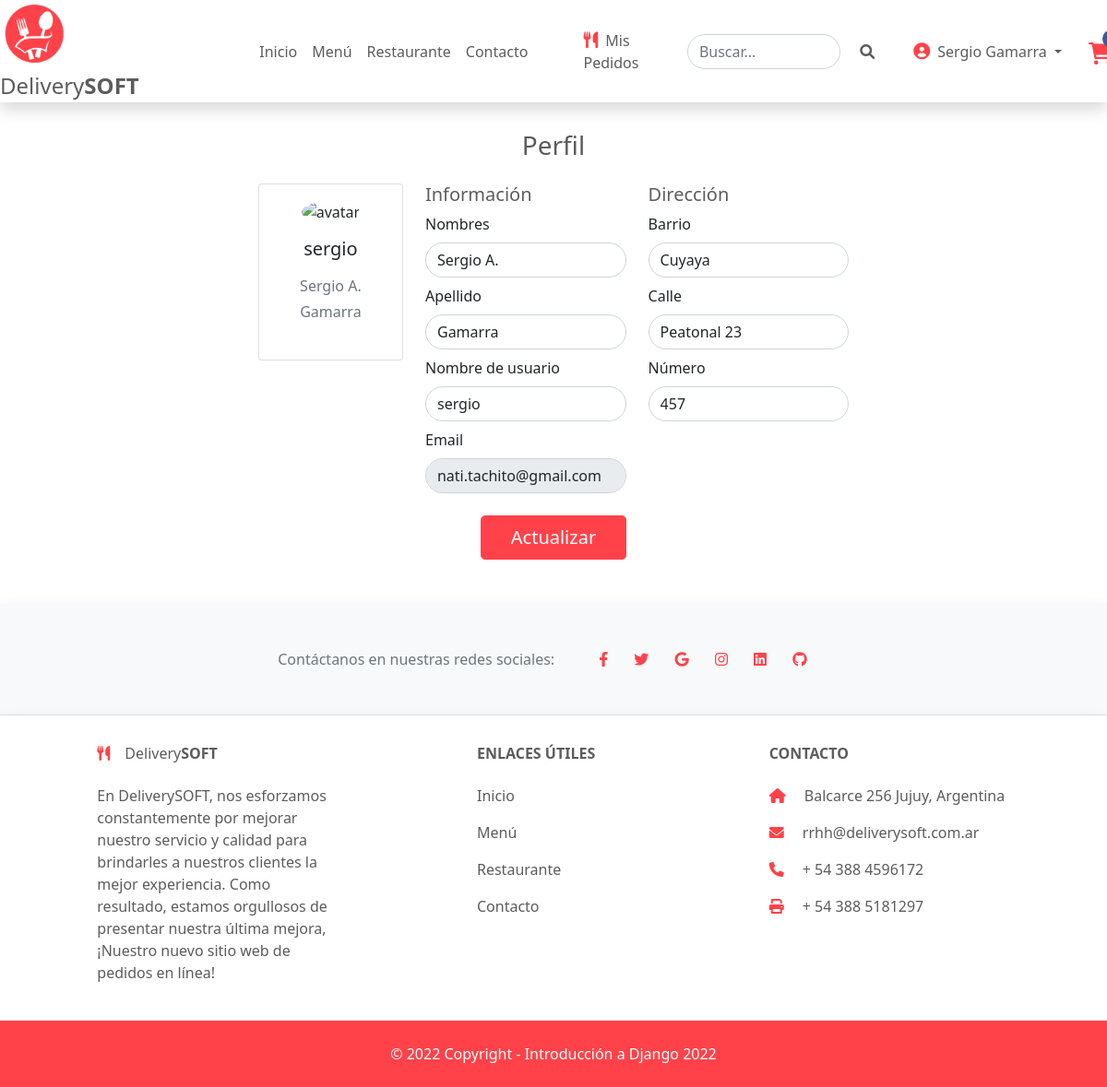
The app's page /auth/perfil/4 (signed in) with its own data.
### user/models.py (models this page shows)
class User(AbstractUser):
    barrio = models.CharField(max_length=50, null=True, default="")
    calle = models.CharField(max_length=50, null=True, default="")
    numero = models.IntegerField(null=True, default=0)
    is_admin = models.BooleanField(null=False, default=False)

### user/views.py (the view)
# urls.py: path("perfil/<int:idUser>", login_required(views.perfil_view), name="perfil"),
def perfil_view(request, idUser):
    client = User.objects.filter(id=idUser).first()
    return render(request, "perfil.html", {
        "client": client
    })

### templates/perfil.html (shortened to what this page needs)
{% extends "base.html" %}
{% block main %}
    <div class="d-flex flex-column align-items-center m-3" >
        {% if user.id == client.id %}
            <h3 class="mx-3 title">Mi Perfil</h3>
        {% else %}
            <h3 class="mx-3 title">Perfil</h3>
        {% endif %}
    </div>
    <div class="d-flex flex-column align-items-center m-3" >
        <form method="POST" action="/auth/edit/{{client.id}}" style="width: 60%;">
            <div class="row justify-content-center">
                <div class="col-3">
                    <div class="card">
                        <div class="card-body text-center">
                            <img src="https://mdbcdn.b-cdn.net/img/Photos/new-templates/bootstrap-chat/ava3.webp" alt="avatar"
                                class="rounded-circle img-fluid" style="width: 150px;">
                            <h5 class="my-3">{{client.username}}</h5>
                            <p class="text-muted mb-1">{{client.first_name}}</p>
                            <p class="text-muted mb-4">{{client.last_name}}</p>
                        </div>
                    </div>
                </div>
                <div class="col-4">
                    <h5 class="title">Información</h5>
                    <div class="mb-2">
                        <label for="exampleInputEmail1" class="form-label">Nombres</label>
                        <input type="text" class="form-control rounded-pill" name="first_name" value="{{client.first_name}}" required>
                    </div>
                    <div class="mb-2">
                        <label for="exampleInputEmail1" class="form-label">Apellido</label>
                        <input type="text" class="form-control rounded-pill" name="last_name" value="{{client.last_name}}" required>
                    </div>
                    <div class="mb-2">
                        <label for="exampleInputEmail1" class="form-label">Nombre de usuario</label>
                        <input type="text" class="form-control rounded-pill" name="username" value="{{client.username}}" required>
                    </div>
                    <div class="mb-4">
                        <label for="exampleInputEmail1" class="form-label">Email</label>
                        <input type="email" class="form-control rounded-pill" name="email" value="{{client.email}}" readonly="readonly">
                    </div>
                </div>
                <div class="col-4">
                    <h5 class="title">Dirección</h5>
                    <div class="mb-2">
                        <label for="exampleInputEmail1" class="form-label">Barrio</label>
                        <input type="text" class="form-control rounded-pill" name="barrio" value="{{client.barrio}}">
                    </div>
                    <div class="mb-2">
                        <label for="exampleInputEmail1" class="form-label">Calle</label>
                        <input type="text" class="form-control rounded-pill" name="calle" value="{{client.calle}}">
                    </div>
                    <div class="mb-2">
                        <label for="exampleInputEmail1" class="form-label">Número</label>
                        <input type="number" class="form-control rounded-pill" name="numero" value="{{client.numero}}">
                    </div>
                </div>
            </div>
            <div class="row justify-content-center">
                <div class="col-3">
                    <button class="btn btn-block btn-lg login_button" style="background-color: #FF4249; color: #fff; border: 1px solid #FF4249">Actualizar</button>
                </div>
            </div>
        </form>
    </div>
{% endblock %}

### templates/components/navbar.html (shortened to what this page needs)
{% load static %}
<nav class="navbar shadow p-0 mb-3 bg-body">
    <div class="navbar__search">
        <a class="link_logo" href="/"><img class="logo" src="{% static 'img/logo.png' %}" alt=""> Delivery<b>SOFT</b></a>
        {% if user.is_authenticated %}
            {% if user.is_admin %}
                <div class="navbar__links" style="width: 50%;">
                    <ul class="links">
                        <li><a class="link" href="/pedidos"><i class="fa-solid fa-map-location-dot icon_user"></i>Pedidos</a></li>
                        <li><a class="link" href="/products"><i class="fa-solid fa-burger icon_user"></i>Productos</a></li>
                        <li><a class="link" href="/auth/clients"><i class="fa-solid fa-user icon_user"></i>Clientes</a></li>
                    </ul>
                </div>
                <div class="btn-group">
                    <button type="button" class="login btn dropdown-toggle" data-bs-toggle="dropdown" aria-expanded="false" style="background-color: #FFF; color: #5c5c5c;">
                        <i class="fa-solid fa-circle-user icon_user"></i>{{ user.first_name }} {{ user.last_name }}
                    </button>
                    <ul class="dropdown-menu">
                        <li><a class="dropdown-item" href="/auth/perfil/{{user.id}}">Mi Perfil</a></li>
                        <li><a class="dropdown-item" href="#">Configuración</a></li>
                        <li><a class="dropdown-item" href="#">Ayuda</a></li>
                        <li><hr class="dropdown-divider"></li>
                        <li><a class="dropdown-item" href="/auth/logout">Cerrar sesión</a></li>
                    </ul>
                </div>
            {% else %}
                <div class="navbar__links">
                    <ul class="links">
                        <li><a class="link" href="/">Inicio</a></li>
                        <li><a class="link" href="/products/">Menú</a></li>
                        <li><a class="link" href="#">Restaurante</a></li>
                        <li><a class="link" href="#">Contacto</a></li>
                    </ul>
                </div>
                <a class="link" href="{% url 'mis_pedidos' %}"><i class="fa-solid fa-utensils icon_user"></i>Mis Pedidos</a>
                <form class="d-flex" role="search" action="/products/search" method="post">
                    <input name="search" class="form-control me-2 rounded-pill" type="search" placeholder="Buscar..." aria-label="Search">
                    <button class="search__form__button rounded-circle" type="submit"><i class="fa-solid fa-magnifying-glass"></i></button>
                </form>
                <div class="btn-group">
                    <button type="button" class="login btn dropdown-toggle" data-bs-toggle="dropdown" aria-expanded="false" style="background-color: #FFF; color: #5c5c5c;">
                        <i class="fa-solid fa-circle-user icon_user"></i>{{ user.first_name }} {{ user.last_name }}
                    </button>
                </div>
                <a href="/cart" style="text-decoration: none">
                    <i class="fa-solid fa-cart-shopping icon_cart" style="position: absolute;"></i>
                    <div class="rounded-circle d-flex align-items-center justify-content-center shadow-1-strong"
                        style="width: 20px; height: 20px; position: relative; left: 15px; bottom: 14px; background-color: #3b5998;">
                    </div>
                </a>
            {% endif %}
        {% endif %}
    </div>
</nav>

### static/css/base.css (style rules this page uses)
body { margin: 0; padding: 0; font-family: 'Montserrat', sans-serif; }
.navbar { display: flex; flex-direction: column; padding-bottom: 0; }
.navbar__search { display: flex; justify-content: center; background-color:white; align-items: center; gap: 1rem; width: 100%; }
.logo { width: 75px; padding: 5px; }
.link_logo { font-size: x-large; color: #5c5c5c; }
.link_logo:link, .link_logo:visited, .link_logo:hover, .link_logo:active { color: #5c5c5c; text-decoration: none; }
.navbar__links { display: flex; justify-content: space-evenly; color: #5c5c5c; padding: 1.5rem; margin: 0; width: 50%; }
.search__form__button { display: inline-block; font-weight: 400; line-height: 1.5; color: #212529; text-align: center; text-decoration: none; vertical-align: middle; cursor: pointer; -webkit-user-select: none; -moz-user-select: none; user-select: none; background-color: transparent; border: 1px solid transparent; padding: 0.375rem 0.75rem; font-size: 1rem; border-radius: 0.25rem; transition: color .15s ease-in-out, background-color .15s ease-in-out, border-color .15s ease-in-out, box-shadow .15s ease-in-out; color: #5c5c5c; }
.login { background-color:#FFF; color: #5c5c5c; text-decoration: none; padding: 0.5rem 0.75rem; border-radius: 0.25rem; }
.login_button { background-color: #FF4249; border: none; color: #FFF; }
.icon_cart { font-size:x-large; color: #FF4249; }
.icon_user { padding-right: 0.5rem; font-size: large; color: #FF4249; }
.links { display: flex; width: 60%; list-style: none; margin: 0; padding: 0; justify-content: space-evenly; }
.link { text-decoration: none; color: #5c5c5c; margin-right: 1rem; }
.title { color: #5c5c5c; }

### static/css/map.css (style rules this page uses)
html, body { height: 100%; margin: 0; }

### records on screen
User: first_name "Sergio", last_name "Gamarra"
User: username "sergio", first_name "Sergio A.", last_name "Gamarra", email "nati.tachito@gmail.com", barrio "Cuyaya", calle "Peatonal 23", numero "457"
